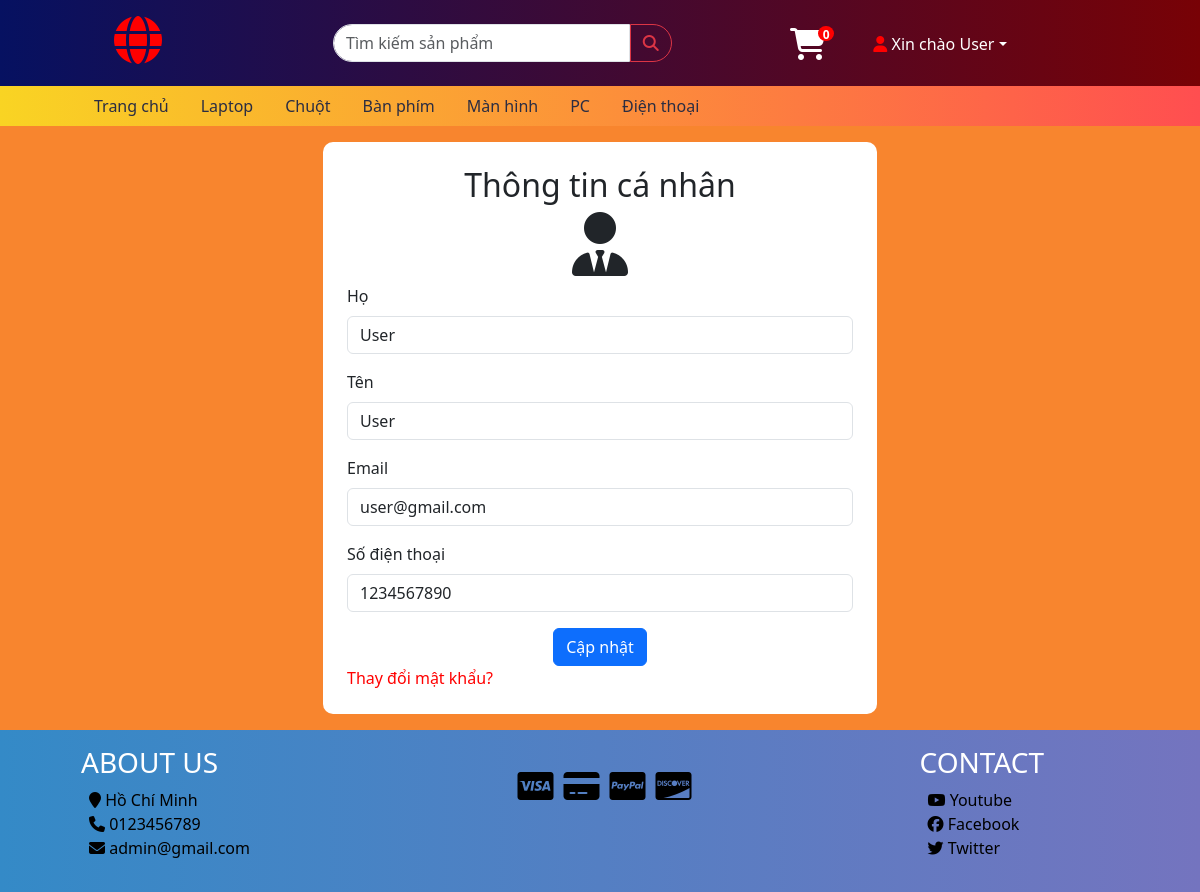
/profile.php (signed in), run on the app's committed database.
### tables this page shows
CREATE TABLE `user_info` (
    `user_id` int(10) NOT NULL,
    `first_name` varchar(100) NOT NULL,
    `last_name` varchar(100) NOT NULL,
    `email` varchar(300) NOT NULL,
    `password` varchar(300) NOT NULL,
    `mobile` varchar(10) NOT NULL
  );

CREATE TABLE `categories` (
    `cat_id` int(100) NOT NULL,
    `cat_title` text NOT NULL
  );

### profile.php (the view, shortened to what this page needs)
<?php
	include 'header.php';
	include "db.php";
	$uid = $_SESSION["uid"];
	$sql = "SELECT * FROM user_info WHERE user_id = '$uid'";
	$result =mysqli_query($con,$sql);
	$row = mysqli_fetch_array($result);
	$f_name = $row['first_name'];
	$l_name = $row['last_name'];
	$email = $row['email'];
	$phone = $row['mobile'];
?>
<div class="profile">
<div class="container py-3 px-3 ">
	<div class="col-md-6 mx-auto px-4 py-4" style = "border-radius: 10px; background-color: white;">
	<div class="text-center">
		<h2>Thông tin cá nhân</h2>
	</div>
	<div class="text-center">
		<h2><i class="fa-solid fa-user-tie fa-2x"></i></h2>
	</div>
	<form id = "profile-form">
        <div class="mb-3">
			<label for="pfirstname" class="form-label">Họ</label>
			<input type="text" name="pfirstname" value="<?php echo $f_name ?>" class="form-control" placeholder="Họ">
		</div>
        <div class="mb-3">
			<label for="plastname" class="form-label">Tên</label>
			<input type="text" name="plastname" value="<?php echo $l_name ?>" class="form-control" placeholder="Tên">
		</div>
		<div class="mb-3">
			<label for="pemail" class="form-label">Email</label>
			<input type="email" name="pemail" value="<?php echo $email ?>" class="form-control" placeholder="Email" readonly>
		</div>
        <div class="mb-3">
			<label for="pphone" class="form-label">Số điện thoại</label>
			<input type="text" name = "pphone" value="<?php echo $phone ?>" class="form-control" placeholder="Số điện thoại">
		</div>
		<div class="text-center"><button type="submit" id="profile-btn" class="updatebtn btn btn-primary">Cập nhật</button></div>
	</form>
	<a style = "color: red" href="" data-bs-toggle="modal" data-bs-target="#changepassmodal"> Thay đổi mật khẩu?</a>
	</div>
</div>
</div>
<?php
	include 'footer.php';
?>

### header.php (shortened to what this page needs)
<!DOCTYPE html>
<html lang="vi">
	<head>
		<link href="https://cdn.jsdelivr.net/npm/bootstrap@5.3.3/dist/css/bootstrap.min.css" rel="stylesheet">
		<link type="text/css" rel="stylesheet" href="css/styles.css"/>
		<link rel="stylesheet" href="https://cdnjs.cloudflare.com/ajax/libs/font-awesome/6.5.1/css/all.min.css" />
    </head>
	<body>
		<header>
			<div id="header">
				<div class="container px-5">
					<div class="row">
						<div class="col-md-3 ps-5 mt-3 header-logo">
								<a href="index.php" class="logo">
								<i style="color: red;" class="fa-solid fa-globe fa-3x"></i>
								</a>
						</div>
						<div class="col-md-5 mt-4">
							<div class="mb-3">
								<form action="search.php" method="GET">
									<div class="row">
										<div class="col-md-8 px-0">
											<input type="text" name = "search_query" class="form-control search-input" placeholder="Tìm kiếm sản phẩm">
										</div>
										<div class="col-md-4 px-0">
											<button type = "submit" class="btn btn-outline-danger search-btn"><i class="fa-solid fa-magnifying-glass"></i></button>
										</div>
									</div>
								</form>
							</div>
						</div>
						<div class="col-md-4 py-4">
							<div class="row">
								<div class="col-md-2 cart mt-1">
									<a href="cart.php">
										<i class="fa-solid fa-cart-shopping fa-2x"></i>
										<?php
										if(isset($_SESSION["uid"]))
											echo '<div class="badge qty">0</div>';
										?>
									</a>
								</div>
								<div class="col-md-8 ms-4 account">
									<div class="btn-group mt-2">
										<?php
											include "db.php";
											if(isset($_SESSION["uid"])){
												$sql = "SELECT last_name FROM user_info WHERE user_id='$_SESSION[uid]'";
												$query = mysqli_query($con,$sql);
												$row=mysqli_fetch_array($query);
												echo '
												<a id="dropdownToggle" class="dropdown-toggle" style="color: white;" type="button" data-bs-toggle="dropdown" aria-expanded="false">
													<i style="color: red;" class="fa-solid fa-user"></i>  Xin chào  '.$row["last_name"].'</a>
												<ul class="dropdown-menu ul-account px-2" aria-labelledby="dropdownToggle">
													<li><a href="profile.php"><i style="color: red;" class="fa fa-user-circle" aria-hidden="true" ></i> Thông tin cá nhân</a></li>
													<li><a href="logout.php"  ><i style="color: red;" class="fa fa-sign-in" aria-hidden="true"></i> Đăng xuất</a></li>
												</ul>';
											}
										?>
									</div>
								</div>
							</div>
							</div>
						</div>
					</div>
				</div>
			<div class="navi">
				<div class="container px-5">
					<nav class="nav">
						<a class="nav-link active" aria-current="page" href="index.php">Trang chủ</a>
						<?php
							include "db.php";
							$sql = "SELECT * FROM categories";
							$categorie_query = mysqli_query($con,$sql);
							while ($row = mysqli_fetch_assoc($categorie_query)) {
								$category_id = $row['cat_id'];
								$category_title = $row['cat_title'];
								echo "<a class='nav-link' href='store.php?id=$category_id'>$category_title</a><br>";
							}
						?>
					</nav>
				</div>
			</div>
		</header>

### footer.php (shortened to what this page needs)
<footer id="footer">
	<div class="container py-3">
		<div class="row">
			<div class="col-md-5 col-xs-6 about ps-4">
				<h3 class="ms-4" style="color: white">ABOUT US</h3>
				<ul style="list-style-type: none;">
					<li><a href="#"><i class="fa fa-map-marker"></i> Hồ Chí Minh</a></li>
					<li><a href="#"><i class="fa fa-phone" ></i> 0123456789</a></li>
					<li><a href="#"><i class="fa-solid fa-envelope"></i> admin@gmail.com</a></li>
				</ul>
			</div>
			<div class="col-md-4 text-center mt-4">
				<ul class="footer-payments" style="list-style-type: none;">
					<li><a href="#"><i style="color: black;" class="fa-brands fa-cc-visa fa-2x"></i></a></li>
					<li><a href="#"><i style="color: black;" class="fa fa-credit-card fa-2x"></i></a></li>
					<li><a href="#"><i style="color: black;" class="fa-brands fa-cc-paypal fa-2x"></i></a></li>
					<li><a href="#"><i style="color: black;" class="fa-brands fa-cc-discover fa-2x"></i></a></li>
				</ul>
			</div>
			<div class="col-md-3 col-xs-6 cate">
				<h3 style="color: white;" class="ms-4">CONTACT</h3>
				<ul style="list-style-type: none;">
					<li><a href="#"><i class="fa-brands fa-youtube"></i> Youtube</a></li>
					<li><a href="#"><i class="fa-brands fa-facebook"></i> Facebook</a></li>
					<li><a href="#"><i class="fa-brands fa-twitter"></i> Twitter</a></li>
				</ul>
			</div>
		</div>
</footer>
	</body>
</html>

### css/styles.css (style rules this page uses)
a { text-decoration: none; }
.search-input { border-radius: 40px 0px 0px 40px; }
.search-btn { border-radius: 0px 40px 40px 0px; }
.cart a { position: relative; color: white; }
.qty { position: absolute; right: -8px; top: -13px; background-color: red; color: white; border-radius: 50%; width: 15px; height: 15px; text-align: center; line-height: 9px; display: flex; justify-content: center; }
.navi { background: linear-gradient(to right, #F9D423, #FF4E50); }
.navi > div >nav a { color: #2B2D42; }
.container { padding-right: 15px; padding-left: 15px; margin-right: auto; margin-left: auto; }
@media (min-width: 768px) { .container { width: 750px; } }
@media (min-width: 992px) { .container { width: 970px; } }
@media (min-width: 1200px) { .container { width: 1170px; } }
.about a { color: black; }
.footer-payments { display: flex; padding: 0; }
.footer-payments li { margin-right: 10px; }
.cate a { color: black; }
.profile { background-color: #F8852E; }
#header { background: linear-gradient(to right, #061161, #780206); }
#footer { background: linear-gradient(to right, #348AC7, #7474BF); color: #1E1F29; }

### data on the page
user_info: last_name "User", pfirstname "User", plastname "User", pemail "user@gmail.com", pphone "1234567890"
categories: cat_title "Laptop"
categories: cat_title "Chuột"
categories: cat_title "Bàn phím"
categories: cat_title "Màn hình"
categories: cat_title "PC"
categories: cat_title "Điện thoại"
